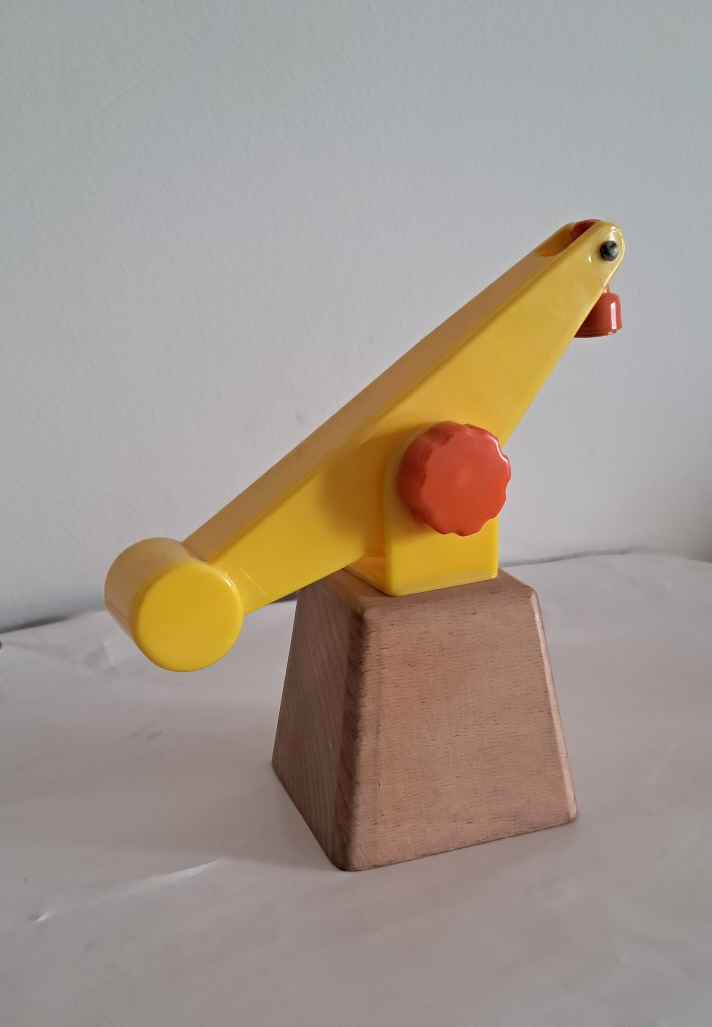
#> input picture input_images/4_Clustering.jpg, 2136 x 3080 px, found by its file name (shown at 1/3 size)
$ python image_pyramid.py
#> lines starting #> are read from the running program, lines starting #| are printed output that depends on the picture
import cv2
import sys

# Read the input image
image = cv2.imread("input_images/4_Clustering.jpg")
#> image is the input picture: shape (3080, 2136, 3); mean B, G, R 140.7, 151.2, 163.3

# Check if the image was successfully loaded
if image is None:
    print("Unable to load the image.")
    sys.exit()

# Display the original image
cv2.imshow('Original Image', image)

# Generate and display the image pyramid
pyramid_image = image.copy()
pyramid_images = [pyramid_image]

while pyramid_image.shape[0] > 100 and pyramid_image.shape[1] > 100:  # Adjust the condition to control the pyramid size
    pyramid_image = cv2.pyrDown(pyramid_image)
    pyramid_images.append(pyramid_image)
#> this loop made 5 passes
#> pass 2, `pyramid_image = cv2.pyrDown(pyramid_image)`:
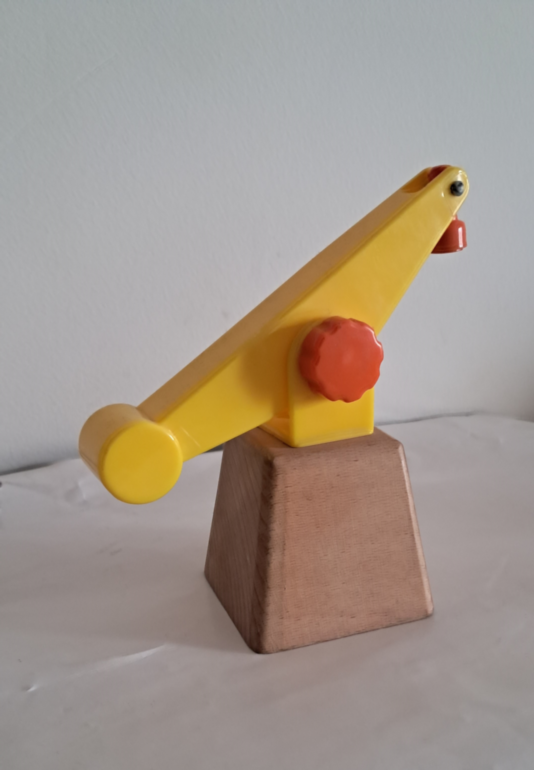
#> pyramid_image: shape (770, 534, 3); mean B, G, R 140.8, 151.3, 163.3
#> after the loop:
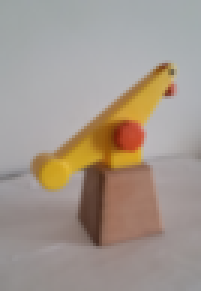
#> pyramid_image: shape (97, 67, 3) (shown 3 times larger); mean B, G, R 141, 151.3, 163.2
#> after the loop, pyramid_images = 6 items

for i, image_level in enumerate(pyramid_images):
    cv2.imshow(f'Pyramid Level {i}', image_level)
#> this loop made 6 passes

# Wait for key press and then close all windows
cv2.waitKey(0)
cv2.destroyAllWindows()
